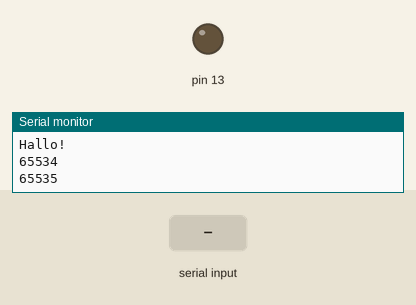
Recording of a sketch running on a simulated Arduino Uno, built with avr-gcc and run on an emulated ATmega328P. On the bench: output pins drawn as LEDs (lit = HIGH), the last lines printed to the serial monitor. Inputs (shaded band) come from the test bench.

Above: at 0.8 s.
0.9 s: "1" received over Serial
At 2.1 s:
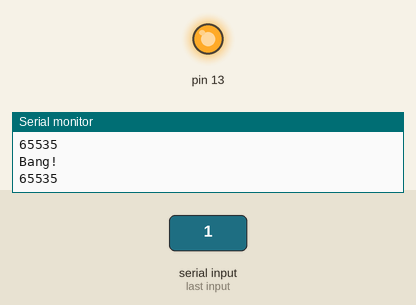
2.4 s: "0" received over Serial
At 3.3 s:
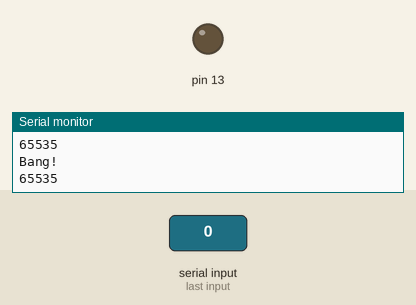
3.9 s: "2" received over Serial
At 4.5 s:
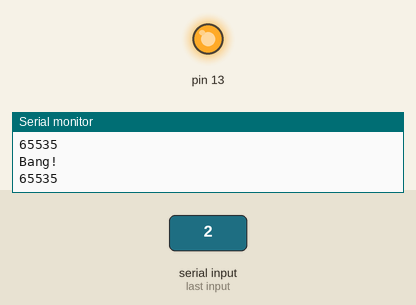
Timing chart, 0 to 6.9 s (numbered marks = the images above; inputs shaded):
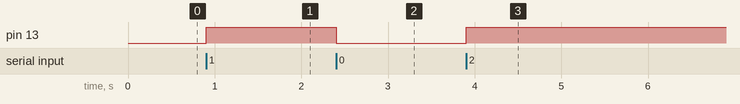

The sketch:

avr-oneshot.ino
```cpp
ISR(TIMER1_COMPB_vect)
{
  digitalWrite(13, !digitalRead(13));
  //digitalWrite(13, 1);
}

ISR(TIMER1_OVF_vect)
{
  digitalWrite(13, !digitalRead(13));
  //digitalWrite(13, 0);
}

int main()
{
  pinMode(13, OUTPUT);

  Serial.begin(9600);
  Serial.println("Hallo!");

  // wgm: 15: TOP=OCR1A
  TCCR1A = _BV(WGM11) | _BV(WGM10);
  TCCR1B = _BV(WGM13) | _BV(WGM12);
  TCCR1B |= 0b101 << CS10; // b101 = /1024

  TIMSK1 |= _BV(OCIE1B);
  //TIMSK1 |= _BV(TOIE1);

  OCR1A = 0x0000;
  TCNT1 = 0;

  uint16_t start = (int16_t)(-0.2 * 16e6 / 1024)-1;
  OCR1B = (int16_t)(-0.2 * 16e6 / 1024);

  start = -2;
  OCR1B = -1;

  Serial.println(start);
  Serial.println(OCR1B);

  sei();

  while (true)
  {
    if (Serial.available() > 0)
    {
      Serial.read();
      TCNT1 = start;
      Serial.println("Bang!");
    }
    if (TCNT1 > 0)
    {
      Serial.println(TCNT1);
    }
  }
}
```

Measured:
- after the input at 0.9 s, pin 13: LOW → HIGH at once
- after the input at 2.4 s, pin 13: HIGH → LOW at once
- after the input at 3.9 s, pin 13: LOW → HIGH at once
